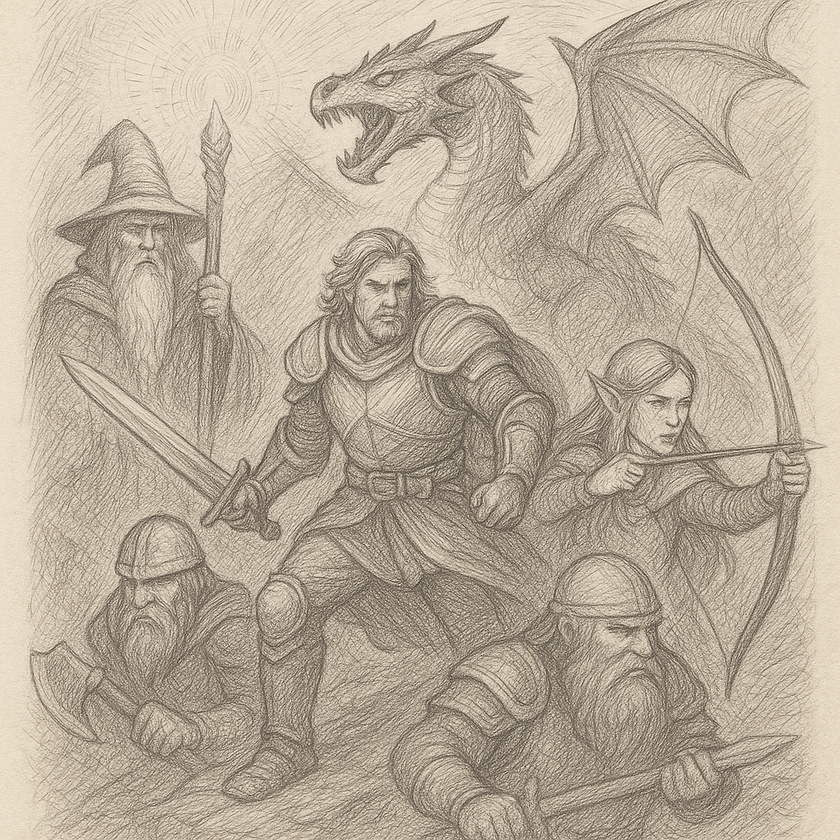
#> input picture ChatGPT Image 9 jun 2025, 18_36_12.png, 840 x 840 px, shrunk from 1024 x 1024 before the run
$ python interactive_tracer.py '../ChatGPT Image 9 jun 2025, 18_36_12.png'
#> lines starting #> are read from the running program, lines starting #| are printed output that depends on the picture
import matplotlib.pyplot as plt
import numpy as np
import cv2
from pathlib import Path
import argparse
from skimage.graph import route_through_array
import svgwrite

# --- Almacenamiento Global ---
# Guardaremos las rutas que el usuario defina aquí
all_paths = []
# Guardaremos los puntos del camino actual que se está dibujando
current_path_points = []

# --- Clase para gestionar el Trazado Interactivo ---
class InteractiveTracer:
    def __init__(self, ax, cost_matrix):
        self.ax = ax
        self.cost_matrix = cost_matrix
        self.drawing = False
        self.current_user_path = []

        # Conectar los eventos del ratón
        self.cid_press = ax.figure.canvas.mpl_connect('button_press_event', self.on_press)
        self.cid_release = ax.figure.canvas.mpl_connect('button_release_event', self.on_release)
        self.cid_motion = ax.figure.canvas.mpl_connect('motion_notify_event', self.on_motion)

    def on_press(self, event):
        if not event.inaxes or event.button != 1: return
        self.drawing = True
        self.current_user_path = [(int(event.xdata), int(event.ydata))]
        # Dibuja un punto rojo para indicar el inicio
        self.ax.plot(event.xdata, event.ydata, 'ro', markersize=5)
        self.ax.figure.canvas.draw()

    def on_motion(self, event):
        if not event.inaxes or not self.drawing: return
        self.current_user_path.append((int(event.xdata), int(event.ydata)))
        # Dibuja la línea guía del usuario en tiempo real
        path_np = np.array(self.current_user_path)
        self.ax.plot(path_np[:, 0], path_np[:, 1], 'r-', linewidth=1, alpha=0.7)
        self.ax.figure.canvas.draw()

    def on_release(self, event):
        if not self.drawing or event.button != 1: return
        self.drawing = False
        if len(self.current_user_path) > 1:
            print(f"Trazo guía finalizado con {len(self.current_user_path)} puntos.")
            all_paths.append(list(self.current_user_path)) # Guardamos la ruta
        self.current_user_path = []

# --- Función de Coste ---
def create_cost_matrix(image_gray):
    """
    Crea una matriz donde los píxeles oscuros tienen un coste bajo y los claros un coste alto.
    """
    # Los valores más altos son más 'caros' de atravesar. Invertimos la imagen.
    # Añadimos un valor pequeño para evitar costes de cero.
    return (255 - image_gray) + 1

# --- Función de Exportación a SVG ---
def export_to_svg(final_routes, output_filename, width, height):
    """
    Guarda las rutas calculadas en un archivo SVG.
    """
    size = (f"{width}px", f"{height}px")
    dwg = svgwrite.Drawing(output_filename, profile='tiny', size=size)

    for route in final_routes:
        epsilon = 2.0 * cv2.arcLength(route, True) / 100
        approx_route = cv2.approxPolyDP(route, epsilon, False)

        if len(approx_route) > 1:
            # CORRECCIÓN FINAL Y DEFINITIVA:
            # Convertir cada coordenada a un entero nativo de Python.
            points = [(int(p[0][0]), int(p[0][1])) for p in approx_route]
            dwg.add(dwg.polyline(points, stroke="black", fill="none", stroke_width=1))

    dwg.save()
    print(f"¡SVG guardado como {output_filename}!")

def main(image_path, output_path):
    """
    Función principal que carga la imagen y configura la ventana interactiva.
    """
#> called with output_path = 'drag_output.svg'
    img_path = Path(image_path)
    if not img_path.is_file():
        print(f"Error: No se encuentra la imagen en {img_path}")
        return

    # Cargar la imagen original
    img = cv2.imread(str(img_path))
#> img is the input picture: shape (840, 840, 3); mean B, G, R 155, 173.4, 185.5
    img_rgb = cv2.cvtColor(img, cv2.COLOR_BGR2RGB) # Matplotlib usa RGB
    img_gray = cv2.cvtColor(img, cv2.COLOR_BGR2GRAY)
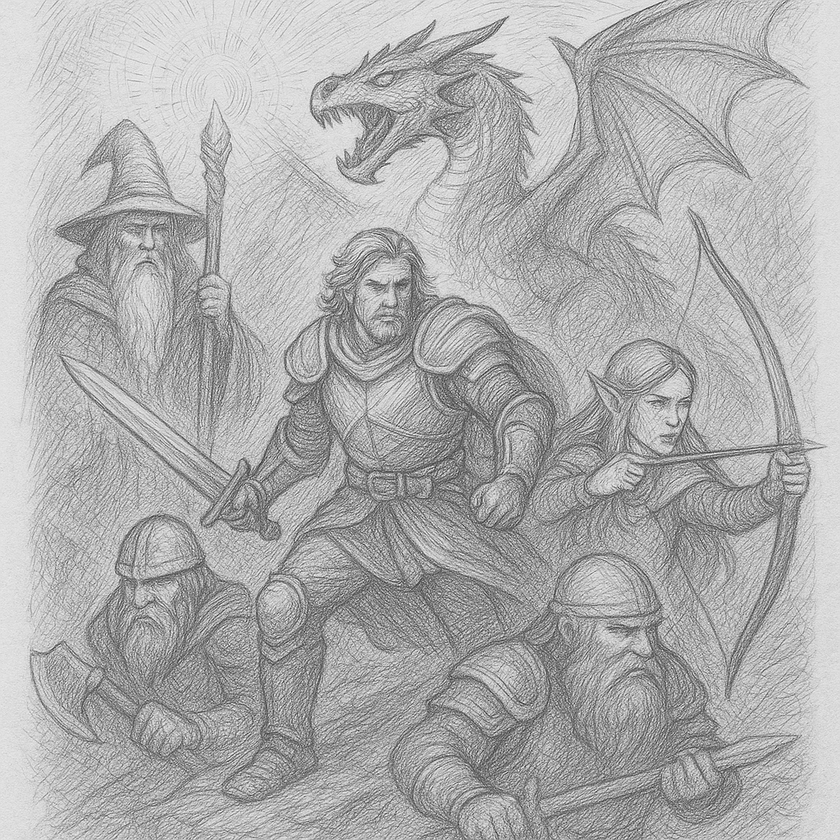
#> img_gray: shape (840, 840); min 34, max 254, mean 174.9
    height, width, _ = img.shape
#> height = 840; width = 840

    # 1. Crear matriz de coste
    cost_matrix = create_cost_matrix(img_gray)
#> in create_cost_matrix, `return (255 - image_gray) + 1`:
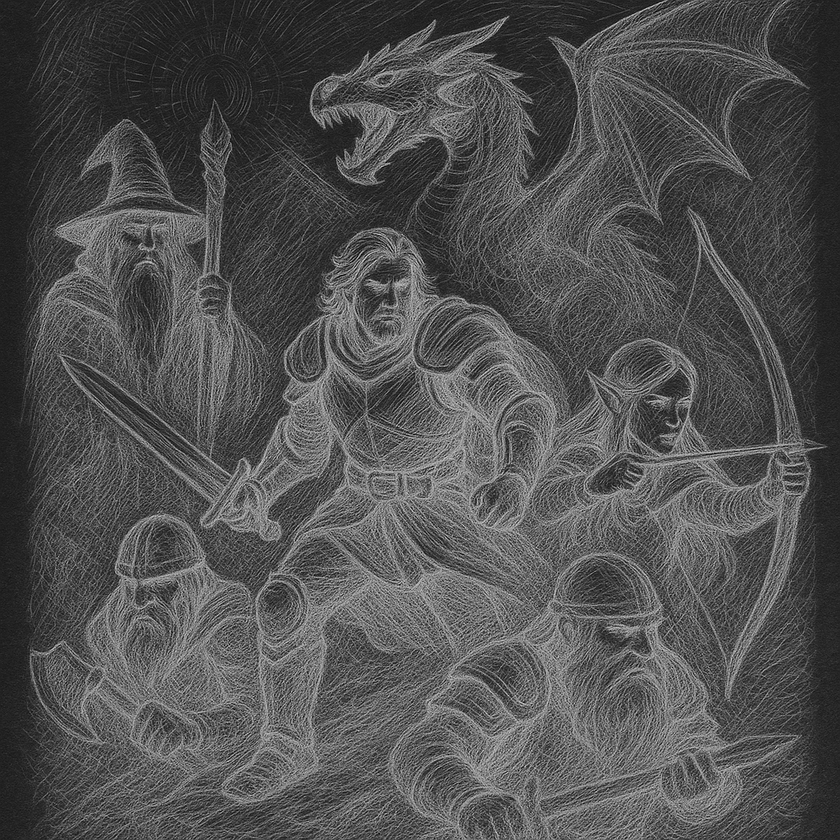
#> returned value: shape (840, 840); min 2, max 222, mean 81.1

    # 2. Configurar y mostrar la ventana interactiva
    fig, ax = plt.subplots(figsize=(12, 12))
    ax.imshow(img_rgb)
    ax.set_title("Trazador por Arrastre")
    fig.text(0.5, 0.01, "Mantén pulsado Clic Izq. para dibujar. Suelta para finalizar. Cierra la ventana para exportar.", ha='center')

    # Instanciar nuestra clase de trazado
    tracer = InteractiveTracer(ax, cost_matrix)

    print("Ventana interactiva abierta.")
    print("1. Mantén PULSADO el clic izquierdo y dibuja sobre un trazo.")
    print("2. SUELTA el botón para finalizar ese trazo.")
    print("3. Repite para todas las líneas que desees.")
    print("4. Cuando termines, CIERRA LA VENTANA para procesar y guardar el SVG.")

    # Mostrar la ventana. El script se pausará aquí hasta que se cierre.
    plt.show()

    # 3. Procesar las rutas después de cerrar la ventana
    if all_paths:
        print(f"\nProcesando {len(all_paths)} caminos capturados...")
        final_routes = []
        for user_path in all_paths:
            # Simplificamos la entrada del usuario para tener puntos clave
            user_path_np = np.array(user_path, dtype=np.int32).reshape(-1, 1, 2)
            epsilon = 0.01 * cv2.arcLength(user_path_np, True)
            key_points = cv2.approxPolyDP(user_path_np, epsilon, False)

            full_precise_route = []
            for i in range(len(key_points) - 1):
                start_coords = key_points[i][0]
                end_coords = key_points[i+1][0]
                start_point = (start_coords[1], start_coords[0]) # (fila, col)
                end_point = (end_coords[1], end_coords[0])

                try:
                    route, _ = route_through_array(cost_matrix, start_point, end_point, fully_connected=True)
                    route_xy = np.array(route)[:, ::-1].reshape(-1, 1, 2).astype(np.int32)
                    if not full_precise_route:
                        full_precise_route.extend(route_xy)
                    else:
                        full_precise_route.extend(route_xy[1:])
                except Exception as e:
                    print(f"No se pudo encontrar una ruta: {e}")

            if full_precise_route:
                final_routes.append(np.array(full_precise_route))

        # 4. Exportar a SVG
        if final_routes:
            export_to_svg(final_routes, output_path, width, height)
        else:
            print("No se pudo generar ninguna ruta válida.")
    else:
        print("\nNo se ha capturado ningún camino. Saliendo.")

if __name__ == '__main__':
    parser = argparse.ArgumentParser(description="Trazador vectorial interactivo por arrastre.")
    parser.add_argument("input_image", help="Ruta de la imagen a trazar.")
    parser.add_argument("-o", "--output", help="Ruta del archivo SVG de salida.", default="drag_output.svg")
    args = parser.parse_args()
    main(args.input_image, args.output)
